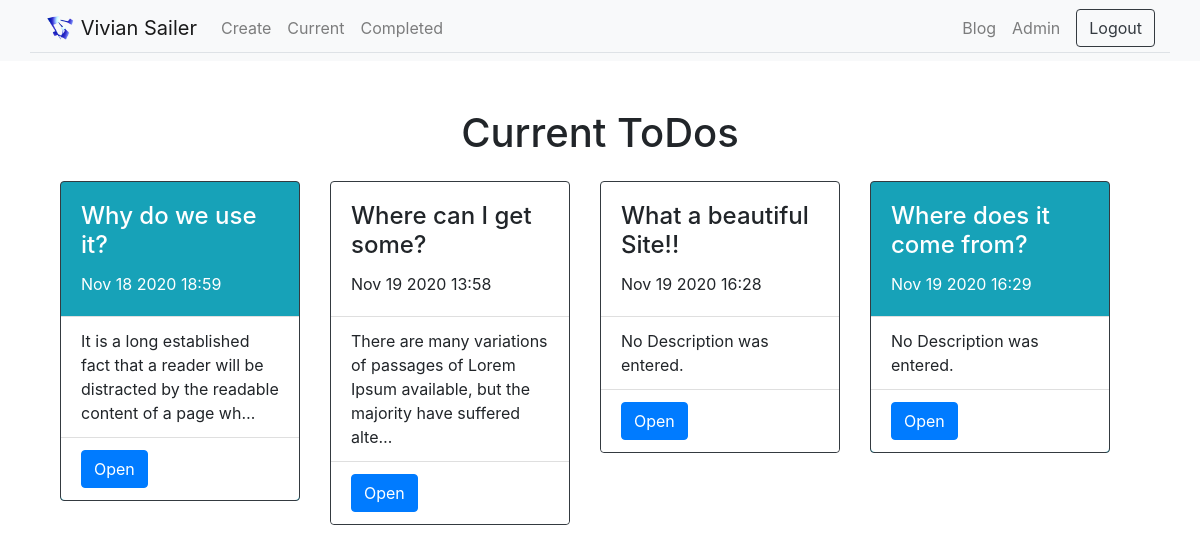
The page /current (signed in) on the database its author committed.
### todo/models.py (models this page shows, shortened)
class ToDo(models.Model):
    title = models.CharField(max_length=100)
    desc = models.TextField(blank=True)
    created_at = models.DateTimeField(auto_now_add=True)
    completed = models.DateTimeField(null=True, blank=True)
    important = models.BooleanField(default=False)
    user = models.ForeignKey(User, on_delete=models.CASCADE)

### todo/views.py (the view)
# urls.py: path('current', views.currenttodos, name="currenttodos"),
@login_required
def currenttodos(request):
    todos = ToDo.objects.filter(user=request.user, completed__isnull=True)
    return render(request, 'todo/currenttodos.html', {'todos': todos})

### todo/templates/todo/currenttodos.html (shortened to what this page needs)
{%extends 'todo/base.html'%}
{%block content%}
{% if not todos.exists %}
<div class="alert alert-secondary text-center" role="alert">
    <h4 class="alert-heading">No ToDos</h4>
    <p>Zero ToDos found.</p>
    <hr>
    <p class="mb-0"><a href="{% url 'createtodos' %}" class="alert-link">Create new ToDos.</a> After you did, they will appear here!</p>
</div>
{%else%}
<div class="row justify-content-center mt-5 text-center">
        <div class="col-md-10">
            <h1>Current ToDos</h1>
        </div>
</div>
<div class="container row">
    {% for todo in todos %}
    <div class="col-sm-6 col-md-4 col-lg-3 mb-3 mt-3">
        <div class="card border border-dark {{todo.important|yesno:'bg-info ,'}} ">
            <div class="card-body {{todo.important|yesno:'text-white,'}}">
                <h4 class="card-title">{{todo.title}}</h4>
                <p class="card-text">{{todo.created_at|date:'M j Y H:i'}}</p>
            </div>
            <ul class="list-group list-group-flush">
                <li class="list-group-item">
                    {%if not todo.desc%}
                    No Description was entered.
                    {%else%}
                    {{todo.desc|striptags|truncatechars:100}}
                    {%endif%}
                </li>
                <li class="list-group-item"><a href="{%url 'viewtodo' todo.id%}" class="btn btn-primary">Open</a></li>
            </ul>
        </div>
    </div>
    {%endfor%}
</div>
{%endif%}
{%endblock%}

### rows shown on the page
ToDo: title "Why do we use it?", created_at "Nov 18 2020 18:59", desc "It is a long established fact that a reader will be distracted by the readable content of a page wh…"
ToDo: title "Where can I get some?", created_at "Nov 19 2020 13:58", desc "There are many variations of passages of Lorem Ipsum available, but the majority have suffered alte…"
ToDo: title "What a beautiful Site!!", created_at "Nov 19 2020 16:28", desc "No Description was entered."
ToDo: title "Where does it come from?", created_at "Nov 19 2020 16:29", desc "No Description was entered."
